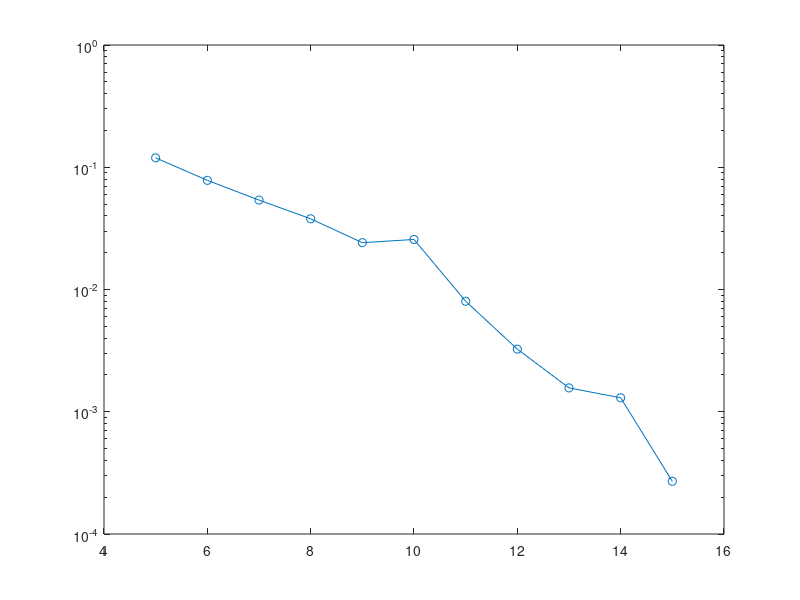

Here is the MATLAB script that generated this plot: (Note: this script raises an error after producing the figure.)
clear, clc, close all

%% Group all the BER curves

load('pbit_DFE.mat');
load('pbit_LE.mat');
load('pbit_viterbi.mat');
load('BER_awgn_sim.mat');
load('pbit_fba_513.mat');
load('pbit_fba_1415.mat');
pbit_fba = [pbit_fba_513(1:5, 1);pbit_fba_513(6:end, 2); pbit_fba_1415];

%% Statistics for estimated channel, with only one realization
snr_vec = 5:15;

figure
semilogy(snr_vec, pbitLE(:, 3), '-o'), hold on,
semilogy(snr_vec, pbitDFE(:, 2), '-s')
semilogy(snr_vec_viterbi, pbit_viterbi(:, 3), '-x')
semilogy(snr_vec, pbit_fba, '-d')
semilogy(snr_vec, BER_awgn(snr_vec), '-^')
semilogy(snr_vec, pbit_AWGN_sim, '-h')
xlabel('snr [dB]'), ylabel('BER')
legend('LE, M1 = 20, D = 15', 'DFE, M1 = 25, D = 24, M2 = 4', 'Viterbi', 'FBA', 'AWGN', 'AWGN with simulation')
ylim([10^-5, 10^-1]), grid on
title('BER for one realization, estimated channel');


%% Statistics for real channel

load('pbit_LE_real_channel.mat');
load('pbit_DFE_real_channel.mat');
load('pbit_fba_real_channel.mat');
load('pbit_viterbi_realch.mat')

figure
semilogy(snr_vec, pbitLE_real_channel, '-o'), hold on
semilogy(snr_vec, pbitDFE_real_channel, '-s')
semilogy(snr_vec_viterbi, pbit_viterbi, '-x')
semilogy(snr_vec_fba_real_channel, pbit_fba_real_channel, '-d')
semilogy(snr_vec, BER_awgn(snr_vec), '-^')
semilogy(snr_vec, pbit_AWGN_sim, '-h')
xlabel('snr [dB]'), ylabel('BER')
legend('LE, M1 = 20, D = 15', 'DFE, M1 = 25, D = 24, M2 = 4', 'Viterbi', 'FBA', 'AWGN', 'AWGN with simulation')
ylim([10^-5, 10^-1]), xlim([5, 15]), grid on
title('BER for methods using the actual channel impulse response');

%% Statistics for same estimate

snr_vec = 5:13; 

load('pbit_LE_same_channel.mat');
load('pbit_DFE_same_channel.mat');
load('pbit_viterbi_same_channel.mat');
load('pbit_fba_same_channel.mat');

figure
semilogy(snr_vec_515, pbitLE_same_channel, '-o'), hold on,
semilogy(snr_vec_515, pbitDFE_same_channel, '-s')
semilogy(snr_vec_viterbi, pbit_viterbi_same_ch, '-x')
semilogy(snr_vec_fba_same_channel, pbit_fba_same_channel, '-d')
semilogy(snr_vec, BER_awgn(snr_vec), '-^')
semilogy(snr_vec, pbit_AWGN_sim(1:9), '-h')
xlabel('snr [dB]'), ylabel('BER')
legend('LE, M1 = 20, D = 15', 'DFE, M1 = 25, D = 24, M2 = 4', 'Viterbi', 'FBA', 'AWGN', 'AWGN with simulation')
ylim([10^-5, 10^-1]), xlim([5, 15]), grid on
title('BER for various methods, same channel noise and estimate');


%% Statistics for estimated channel, average over independent experiments
snr_vec = 5:15;
load('pbit_viterbi')

figure
semilogy(snr_vec, mean(pbitLE, 2), '-o'), hold on,
semilogy(snr_vec, median(pbitDFE, 2), '-s')
semilogy(snr_vec_viterbi, mean(pbit_viterbi, 2), '-x')
semilogy(snr_vec, pbit_fba, '-d')
semilogy(snr_vec, BER_awgn(snr_vec), '-^')
semilogy(snr_vec, pbit_AWGN_sim, '-h')
xlabel('snr [dB]'), ylabel('BER')
legend('LE, M1 = 20, D = 15', 'DFE, M1 = 25, D = 24, M2 = 4', 'Viterbi', 'FBA', 'AWGN', 'AWGN with simulation')
ylim([10^-5, 10^-1]), grid on
title('Average BER for independent experiments, estimated channel');
